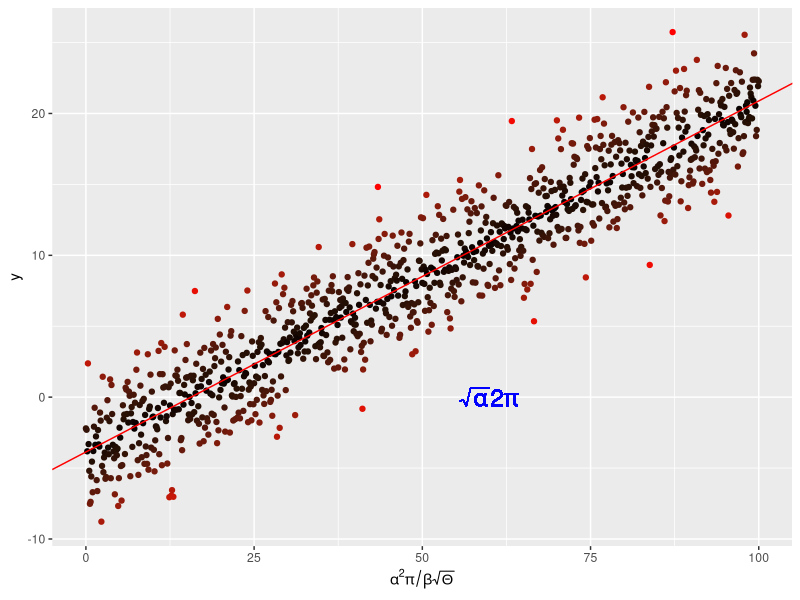
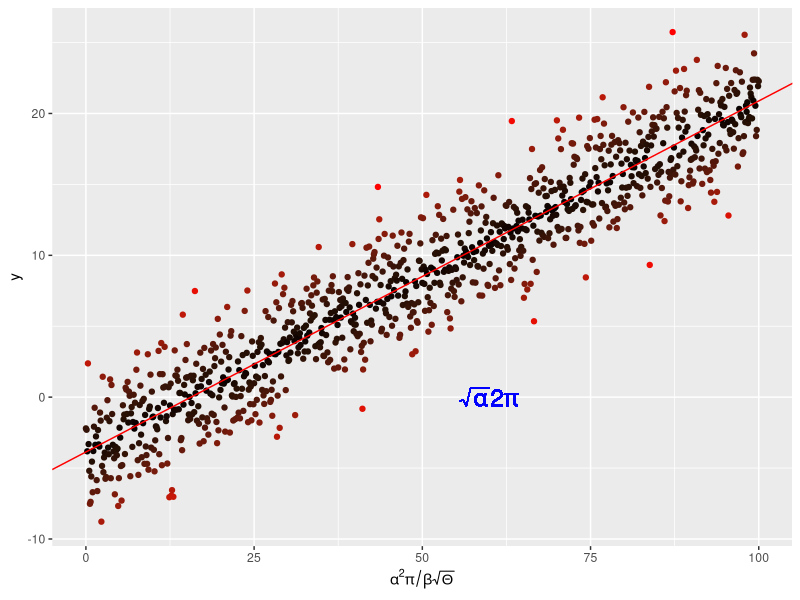

R code for these plots, in order:
#!/usr/bin/Rscript --vanilla
# Author: Izie Wood
# Desc: Script illustrating mathematical annotation on an axis and plot area 
# Date: Nov 2021

require(tidyverse)

# create some linear regression "data 
x <- seq(0, 100, by = 0.1)
y <- -4 + 0.25 * x +
  rnorm(length(x), mean = 0, sd= 2.5)

# save to data frame
my_data <- data.frame(x=x, y=y)

# perform a linear regression 

my_lm <- summary(lm(y ~ x, data = my_data))

# plot data 

p <- ggplot(my_data, aes(x = x, y = y, 
                         colour = abs(my_lm$residual))
            ) +
  geom_point() +
  scale_colour_gradient(low = "black", high = "red") + 
  theme(legend.position = "none") + 
  scale_x_continuous(
    expression(alpha^2 * pi / beta * sqrt(Theta)))

# add the regression line 
p <- p + geom_abline(
  intercept = my_lm$coefficients[1][1],
  slope = my_lm$coefficients[2][1],
  colour = "red")

#throw some math on the plot 
p <- p + geom_text(aes(x = 60, y = 0,
                   label = "sqrt(alpha) * 2*pi"),
                    parse = TRUE, size = 6, 
                    colour = "blue")
p

# save to pdf 
pdf("../results/MyLinReg.pdf")
print(p)
dev.off()

print("Done! Results saved to ../results/MyLinReg.pdf")